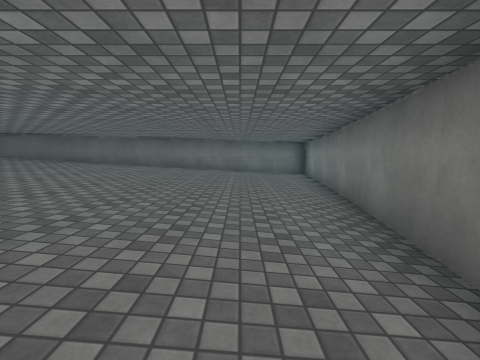
View 1 (above)

24 first-person views from a walk through a Unity game level. The camera is 1.2 m above the floor, tilts 6° down and sees 90° across. The floor is counted in squares, 2 m on a side. Each view is taken from the middle of a square. On the plan, view 1 faces up. The plan holds only what a view shows up to about 9 squares ahead; the rest is blank. The place goes on beyond the plan. Surface patterns are stand-ins for the level's own textures.

View 2
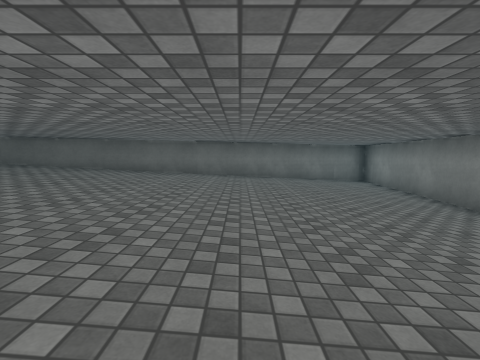

View 3
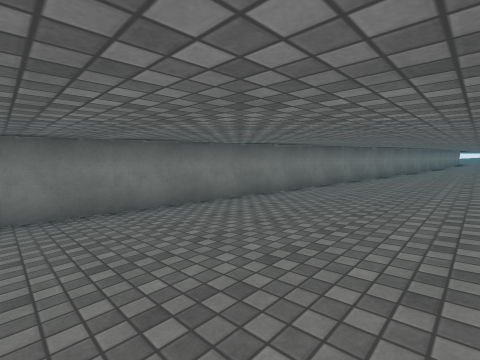

View 4
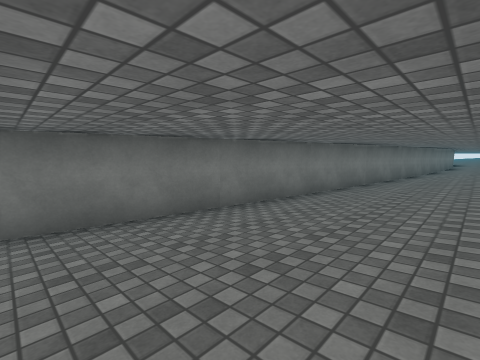

View 5
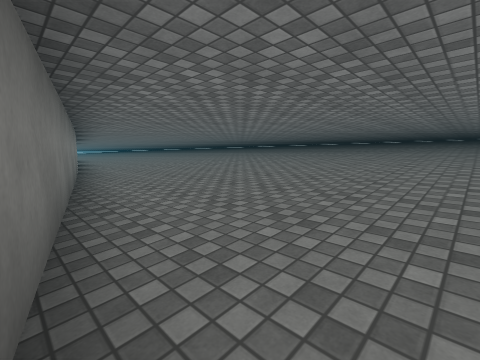

View 6
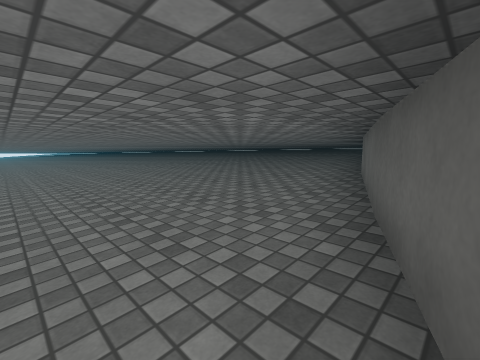

View 7
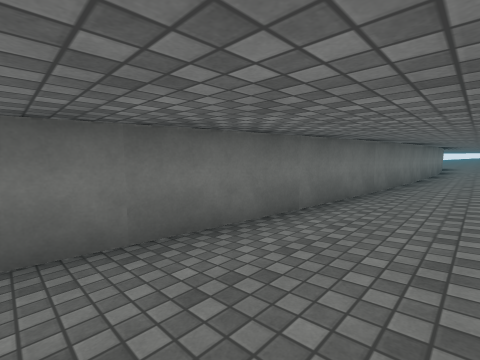

View 8
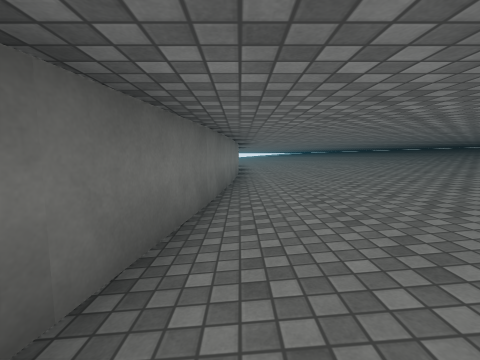

View 9
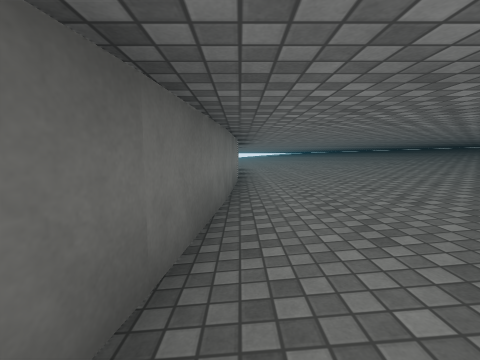

View 10
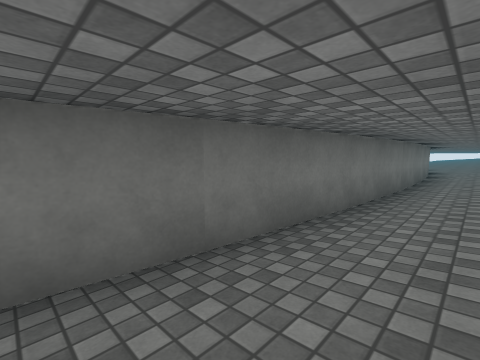

View 11
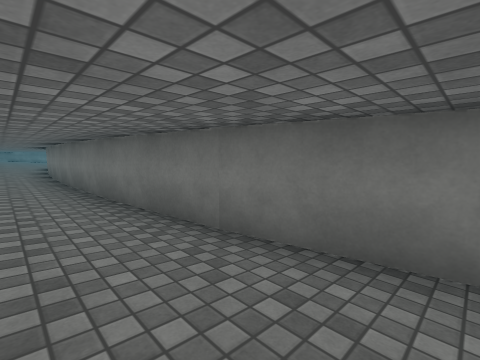

View 12
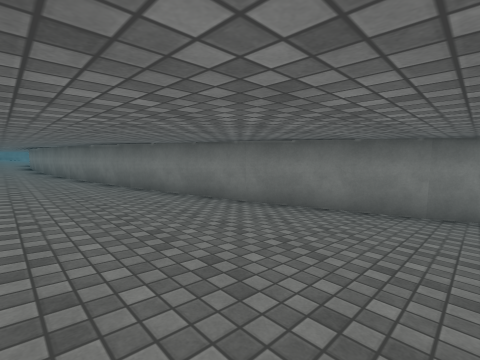

View 13
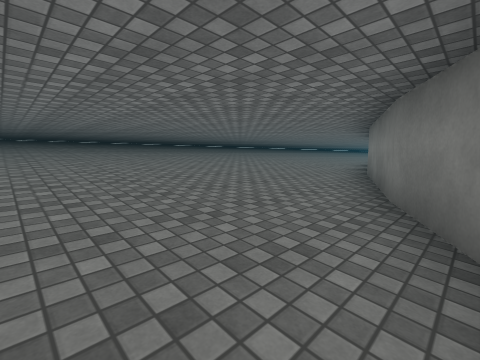

View 14
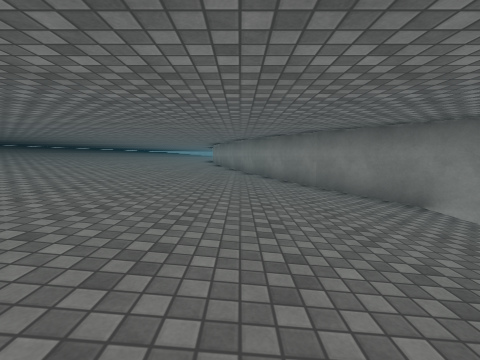

View 15
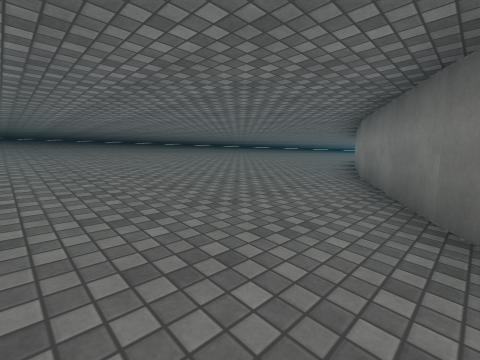

View 16
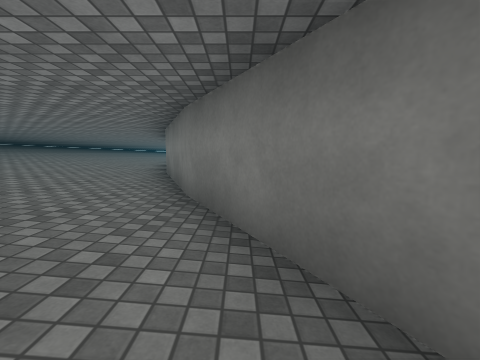

View 17
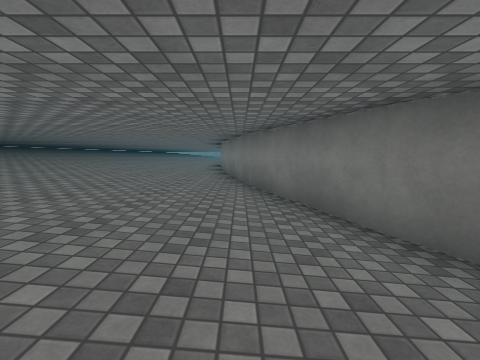

View 18
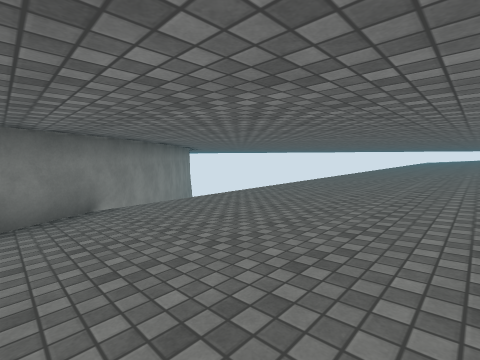

View 19
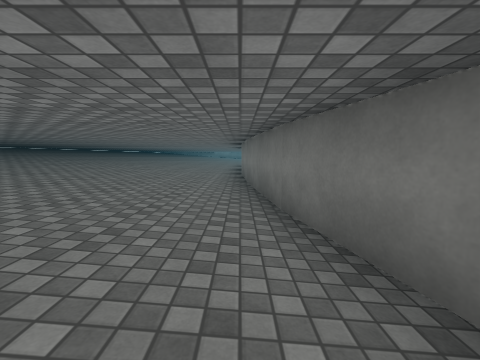

View 20
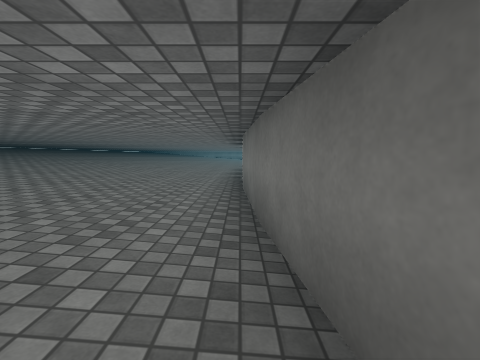

View 21
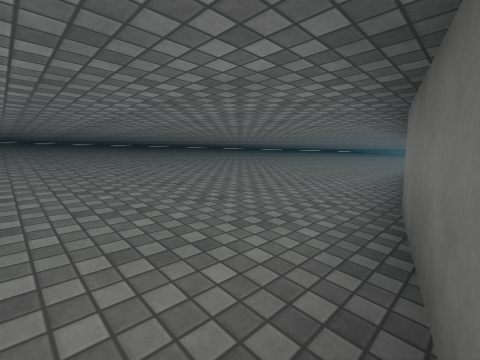

View 22
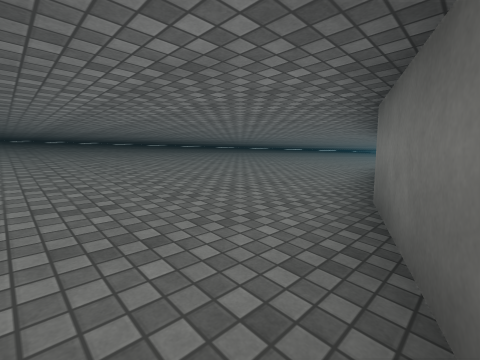

View 23
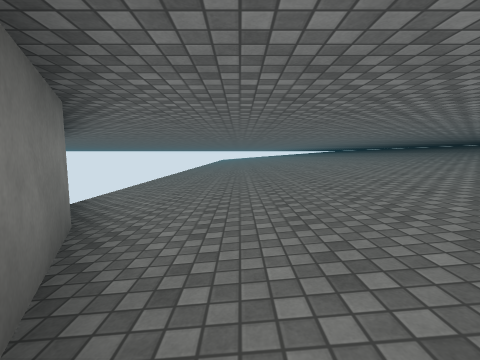

View 24
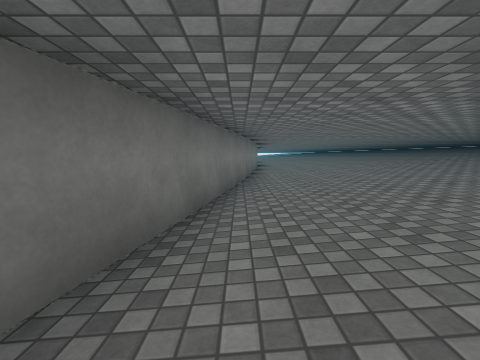

### Floor plan
Key: @ floor where view 1 was taken; # wall or solid block; . main floor; : floor 0.25 m higher than the main floor; - floor 0.25 m lower than the main floor; + floor 0.5 m higher than the main floor; _ floor 0.5 m lower than the main floor; * floor 0.75 m higher than the main floor; % floor 1.5 m higher than the main floor; & floor 1.75 m higher than the main floor; $ floor 2 m higher than the main floor; = window, fence, low wall or low ledge; ^ raised ledge; v drop or lower ground.
Columns run from 12 left of view 1 to 3 right of it. Each row starts with its distance up from view 1.
 10              ###
  9            ##__#
  8          ##.-__#
  7        *#:..-__#
  6      #^#+:..-__#
  5     ^=^*+:..-_#
  4   %v==^*+:..-_#
  3  &%v==^*+:..-_#
  2  &%v==^*+:..-_#
  1  &%v==^*+:..-_#
  0  &%v==^*+:..@##
 -1   %v =^*+:..-#
 -2    v =^*+:..-#
 -3      =^*+:..-#
 -4       ^*+:..##
 -5       ^*+:..#
 -6        *+:..#
 -7         +:..#
 -8        *+:..#
 -9       ^*+:.##
-10      =^*+:.#
-11     ==^*+:.#
-12    v==^*+:.#
-13    v==^*+:.#
-14       ^*+:.#
-15   %v==^*+:.#
-16   %v==^*+:.#
-17    v==^*+:##
-18   %v==^*+:#
-19   %v==^*+:#
-20   %v==^*+:#
-21   %v==^*+:##
-22    v==^*+:.#
-23   %v==^*+:.#
-24  &%v==^*+:.#
-25 $&%v==^*+:.#
-26 $&%v==^*+:.##
-27 $&%v==^*+:..#
-28  &%v =^*+:..#
-29 $&%v =^*+:..##
-30 $&%v =^*+:..-#
-31   %v =^*+:..-##
-32  &%v =^*+:..-_#
-33  &%v =^*+:..-_##
-34   %v =^*+:..-__#
-35   %v  ^*+:..-__#
-36       ^*+:..-__
-37      =^*+:..-__
-38      =^*+:..-__
-39      =^ +:..-__

Positions as (right, up) in squares from view 1, and headings:
1: (0, 0), facing up
2: (-2, 1), facing up
3: (-3, 3), facing down-right
4: (-3, -2), facing down-right
5: (1, 1), facing down-left
6: (-3, 7), facing down-left
7: (-3, -8), facing down-right
8: (-2, -10), facing down
9: (-2, -12), facing down
10: (-3, -12), facing down-right
11: (-3, -26), facing up-right
12: (-3, -33), facing up-right
13: (1, -33), facing up-left
14: (0, -38), facing up
15: (2, -35), facing up-left
16: (1, -33), facing up
17: (-1, -32), facing up
18: (-2, -33), facing down-right
19: (-2, -27), facing up
20: (-2, -24), facing up
21: (-1, -27), facing up-left
22: (0, -30), facing up-left
23: (0, -30), facing down
24: (-1, -4), facing down
